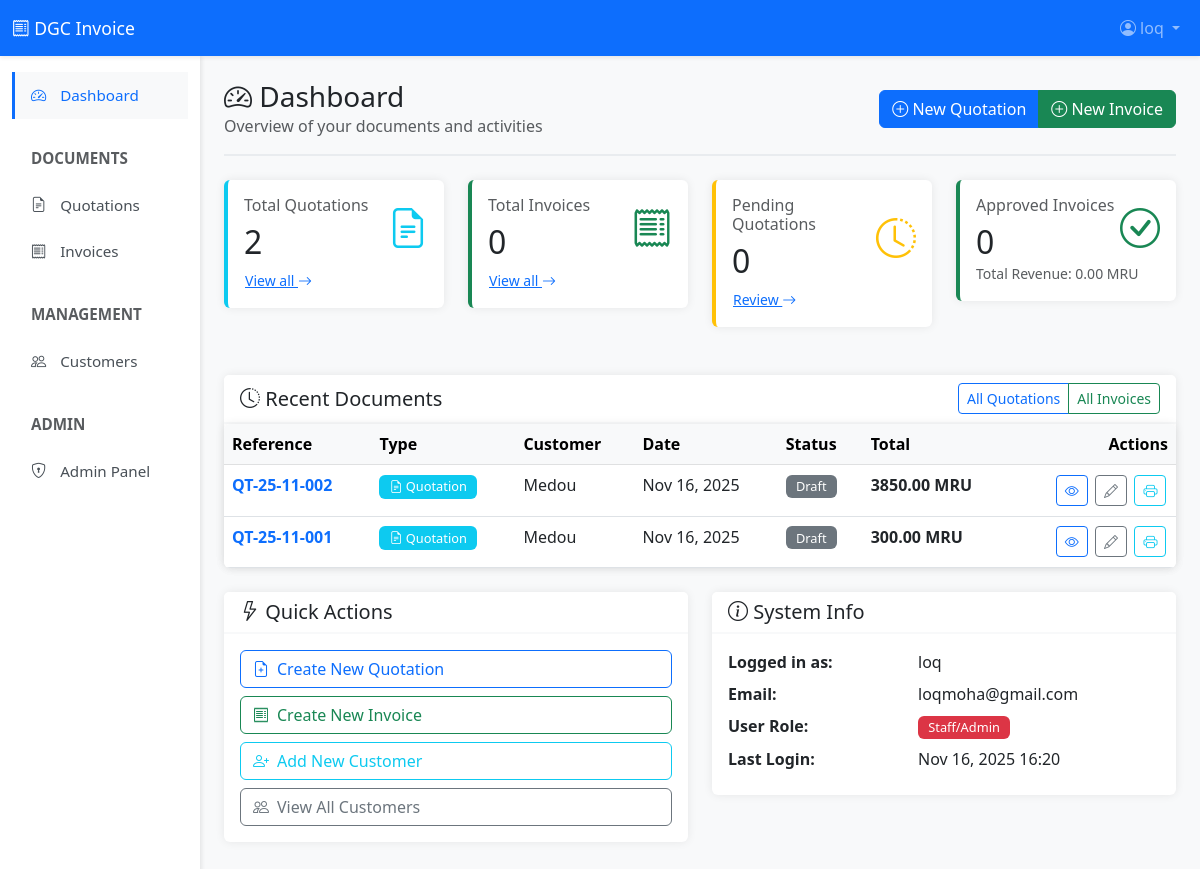
Before: /dashboard/ (signed in) with the older database file.
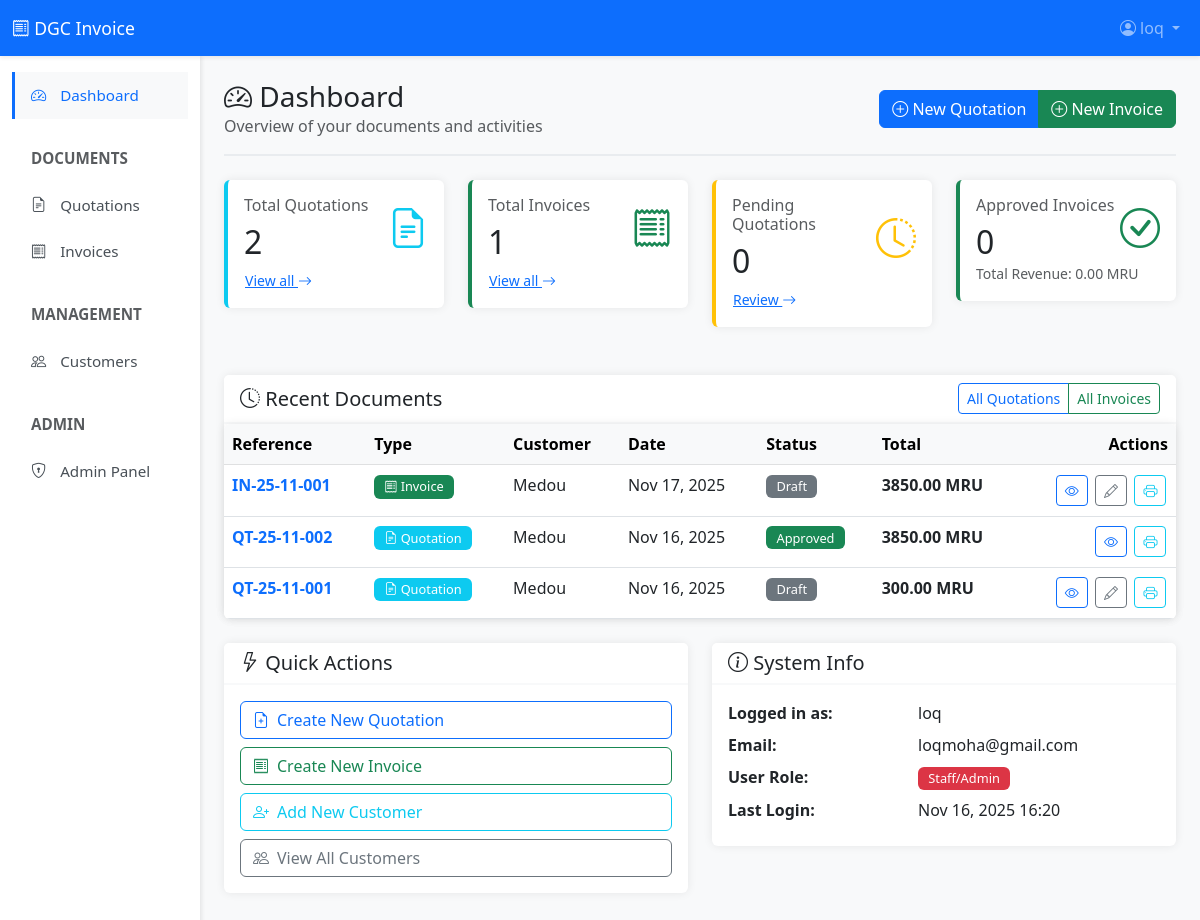
After: the same page with the newer database file.
### Invoice/models.py (models this page shows, shortened)
class Document(models.Model):
    DOCUMENT_TYPE_CHOICES = [
        ('quotation', 'Quotation'),
        ('invoice', 'Invoice'),
    ]
    STATUS_CHOICES = [
        ('draft', 'Draft'),
        ('pending', 'Pending'),
        ('approved', 'Approved'),
        ('rejected', 'Rejected'),
        ('paid', 'Paid'),
        ('cancelled', 'Cancelled'),
    ]
    CURRENCY_CHOICES = [
        ('MRU', 'MRU - Mauritanian Ouguiya'),
        ('USD', 'USD - US Dollar'),
        ('EUR', 'EUR - Euro'),
    ]
    document_type = models.CharField(
        max_length=20,
        choices=DOCUMENT_TYPE_CHOICES,
        default='quotation',
        help_text="Type of document"
    )
    reference = models.CharField(
        max_length=50,
        unique=True,
        help_text="Auto-generated: QT-YY-MM-XXX or IN-YY-MM-XXX"
    )
    date = models.DateField(default=datetime.now)
    customer = models.ForeignKey(
        Customer,
        on_delete=models.PROTECT,
        null=True,
        blank=True,
        related_name='documents',
        help_text="Link to customer database (optional)"
    )
    customer_name = models.CharField(max_length=200, help_text="Customer name (required)")
    customer_location = models.CharField(max_length=300, blank=True)
    customer_phone = models.CharField(max_length=20, blank=True)
    customer_po_ref = models.CharField(
        max_length=100,
        blank=True,
        verbose_name="Customer PO Reference",
        help_text="Customer's Purchase Order reference (for invoices)"
    )
    work_delivery = models.TextField(
        blank=True,
        verbose_name="Work Delivery Terms",
        help_text="Delivery terms (quotations only)"
    )
    payment_terms = models.TextField(
        blank=True,
        verbose_name="Payment Terms",
        help_text="Payment conditions (quotations only)"
    )
    currency = models.CharField(
        max_length=10,
        choices=CURRENCY_CHOICES,
        default='MRU'
    )
    tva_rate = models.DecimalField(
        max_digits=5,
        decimal_places=2,
        default=Decimal('0.00'),
        validators=[MinValueValidator(Decimal('0.00')), MaxValueValidator(Decimal('100.00'))],
        verbose_name="TVA Rate (%)",
        help_text="Tax rate in percentage"
    )
    amount_in_words = models.TextField(
        blank=True,
        help_text="Amount written in words (invoices only)"
    )
    status = models.CharField(
        max_length=20,
        choices=STATUS_CHOICES,
        default='draft'
    )
    converted_to_invoice = models.OneToOneField(
        'self',
        on_delete=models.SET_NULL,
        null=True,
        blank=True,
        related_name='source_quotation',
        help_text="Invoice created from this quotation"
    )
    approved_by = models.ForeignKey(
        User,
        on_delete=models.SET_NULL,
        null=True,
        blank=True,
        related_name='approved_documents'
    )
    approved_at = models.DateTimeField(null=True, blank=True)
    rejected_by = models.ForeignKey(
        User,
        on_delete=models.SET_NULL,
        null=True,
        blank=True,
        related_name='rejected_documents'
    )
    rejected_at = models.DateTimeField(null=True, blank=True)
    notes = models.TextField(
        blank=True,
        help_text="Internal notes (not shown on document)"
    )
    footer_text = models.TextField(
        blank=True,
        help_text="Additional text for document footer"
    )
    created_by = models.ForeignKey(
        User,
        on_delete=models.PROTECT,
        related_name='created_documents'
    )
    created_at = models.DateTimeField(auto_now_add=True)
    updated_at = models.DateTimeField(auto_now=True)
    class Meta:
        ordering = ['-date', '-created_at']
        indexes = [
            models.Index(fields=['-date']),
            models.Index(fields=['status']),
            models.Index(fields=['document_type']),
            models.Index(fields=['reference']),
            models.Index(fields=['customer']),
        ]
        verbose_name = "Document"
        verbose_name_plural = "Documents"
    @property
    def subtotal(self):
        return sum(item.total_price for item in self.items.all())
    @property
    def tva_amount(self):
        return (self.subtotal * self.tva_rate) / Decimal('100')
    @property
    def total(self):
        return self.subtotal + self.tva_amount

class DocumentItem(models.Model):
    UNIT_CHOICES = [
        ('PC', 'PC'),
        ('Unit', 'Unit'),
        ('Hour', 'Hour'),
        ('Day', 'Day'),
        ('Month', 'Month'),
        ('Set', 'Set'),
        ('Box', 'Box'),
        ('Kg', 'Kg'),
        ('Meter', 'Meter'),
        ('Liter', 'Liter'),
    ]
    document = models.ForeignKey(
        Document,
        on_delete=models.CASCADE,
        related_name='items'
    )
    item_number = models.PositiveIntegerField(
        help_text="Line item number (auto-generated)"
    )
    description = models.TextField(
        help_text="Description of the item/service"
    )
    unit = models.CharField(
        max_length=10,
        choices=UNIT_CHOICES,
        default='PC'
    )
    quantity = models.PositiveIntegerField(
        default=1,
        validators=[MinValueValidator(1)]
    )
    unit_price = models.DecimalField(
        max_digits=12,
        decimal_places=2,
        validators=[MinValueValidator(Decimal('0.00'))],
        help_text="Price per unit"
    )
    class Meta:
        ordering = ['item_number']
        unique_together = ['document', 'item_number']
        indexes = [
            models.Index(fields=['document', 'item_number']),
        ]
    @property
    def total_price(self):
        return self.quantity * self.unit_price

### Invoice/views.py (the view)
# urls.py: path('', views.dashboard, name='dashboard'),
@login_required
def dashboard(request):
    total_quotations = Document.objects.filter(
        document_type='quotation'
    ).count()
    total_invoices = Document.objects.filter(
        document_type='invoice'
    ).count()
    pending_quotations = Document.objects.filter(
        document_type='quotation',
        status='pending'
    ).count()
    approved_invoices = Document.objects.filter(
        document_type='invoice',
        status__in=['approved', 'paid']
    ).count()
    recent_documents = Document.objects.all().select_related(
        'customer', 'approved_by'
    ).order_by('-created_at')[:10]
    from django.db.models import Sum, F
    total_revenue = Document.objects.filter(
        document_type='invoice',
        status__in=['approved', 'paid']
    ).aggregate(
        total=Sum(F('items__unit_price') * F('items__quantity'))
    )['total'] or 0
    context = {
        'stats': {
            'total_quotations': total_quotations,
            'total_invoices': total_invoices,
            'pending_quotations': pending_quotations,
            'approved_invoices': approved_invoices,
            'total_revenue': total_revenue,
        },
        'recent_documents': recent_documents,
    }
    return render(request, 'invoices/dashboard.html', context)

### Invoice/templates/invoices/dashboard.html (shortened to what the changed rows need)
{% extends 'invoices/base.html' %}
{% block content %}
<div class="page-header">
    <div class="row align-items-center">
        <div class="col">
            <h1 class="h2 mb-0">
                <i class="bi bi-speedometer2"></i> Dashboard
            </h1>
        </div>
    </div>
</div>
<div class="row mb-4">
    <div class="col-md-3">
        <div class="card stat-card info">
            <div class="card-body">
                <div class="d-flex justify-content-between align-items-center">
                    <div>
                        <h2 class="mb-0">{{ stats.total_quotations }}</h2>
                    </div>
                </div>
            </div>
        </div>
    </div>
    <div class="col-md-3">
        <div class="card stat-card success">
            <div class="card-body">
                <div class="d-flex justify-content-between align-items-center">
                    <div>
                        <h6 class="text-muted mb-2">Total Invoices</h6>
                        <h2 class="mb-0">{{ stats.total_invoices }}</h2>
                    </div>
                </div>
            </div>
        </div>
    </div>
    <div class="col-md-3">
        <div class="card stat-card warning">
            <div class="card-body">
                <div class="d-flex justify-content-between align-items-center">
                    <div>
                        <h2 class="mb-0">{{ stats.pending_quotations }}</h2>
                    </div>
                </div>
            </div>
        </div>
    </div>
    <div class="col-md-3">
        <div class="card stat-card success">
            <div class="card-body">
                <div class="d-flex justify-content-between align-items-center">
                    <div>
                        <h2 class="mb-0">{{ stats.approved_invoices }}</h2>
                    </div>
                </div>
            </div>
        </div>
    </div>
</div>
<div class="card">
    <div class="card-body p-0">
        {% if recent_documents %}
        <div class="table-responsive">
            <table class="table table-hover mb-0">
                <thead class="table-light">
                    <tr>
                        <th>Reference</th>
                        <th>Type</th>
                        <th>Customer</th>
                        <th>Date</th>
                        <th>Status</th>
                        <th>Total</th>
                        <th class="text-end">Actions</th>
                    </tr>
                </thead>
                <tbody>
                    {% for doc in recent_documents %}
                    <tr>
                        <td>
                            <a href="{% url 'document_detail' doc.pk %}" class="text-decoration-none fw-bold">
                                {{ doc.reference }}
                            </a>
                        </td>
                        <td>
                            <span class="badge bg-{% if doc.document_type == 'quotation' %}info{% else %}success{% endif %}">
                                <i class="bi bi-{% if doc.document_type == 'quotation' %}file-earmark-text{% else %}receipt{% endif %}"></i>
                                {{ doc.get_document_type_display }}
                            </span>
                        </td>
                        <td>{{ doc.customer_name }}</td>
                        <td>{{ doc.date|date:"M d, Y" }}</td>
                        <td>
                            <span class="badge badge-status
                                {% if doc.status == 'draft' %}bg-secondary
                                {% elif doc.status == 'pending' %}bg-warning
                                {% elif doc.status == 'approved' %}bg-success
                                {% elif doc.status == 'rejected' %}bg-danger
                                {% elif doc.status == 'paid' %}bg-primary
                                {% else %}bg-dark{% endif %}">
                                {{ doc.get_status_display }}
                            </span>
                        </td>
                        <td class="fw-bold">{{ doc.total|floatformat:2 }} {{ doc.currency }}</td>
                        <td class="text-end table-actions">
                            <a href="{% url 'document_detail' doc.pk %}" class="btn btn-sm btn-outline-primary" title="View">
                                <i class="bi bi-eye"></i>
                            </a>
                            {% if doc.status == 'draft' or doc.status == 'pending' %}
                            <a href="{% url 'document_edit' doc.pk %}" class="btn btn-sm btn-outline-secondary" title="Edit">
                                <i class="bi bi-pencil"></i>
                            </a>
                            {% endif %}
                            <a href="{% url 'document_preview' doc.pk %}" class="btn btn-sm btn-outline-info" title="Preview" target="_blank">
                                <i class="bi bi-printer"></i>
                            </a>
                        </td>
                    </tr>
                    {% endfor %}
                </tbody>
            </table>
        </div>
        {% endif %}
    </div>
</div>
{% endblock %}

Changed rows visible on the page:
added Document: reference "IN-25-11-001", document_type "Invoice", customer_name "Medou", date "Nov 17, 2025", status "Draft", total "3850.00", currency "MRU"
changed Document "QT-25-11-002": status "Draft" → "Approved"
Other visible differences:
{{ stats.total_invoices }}: "0" → "1"
